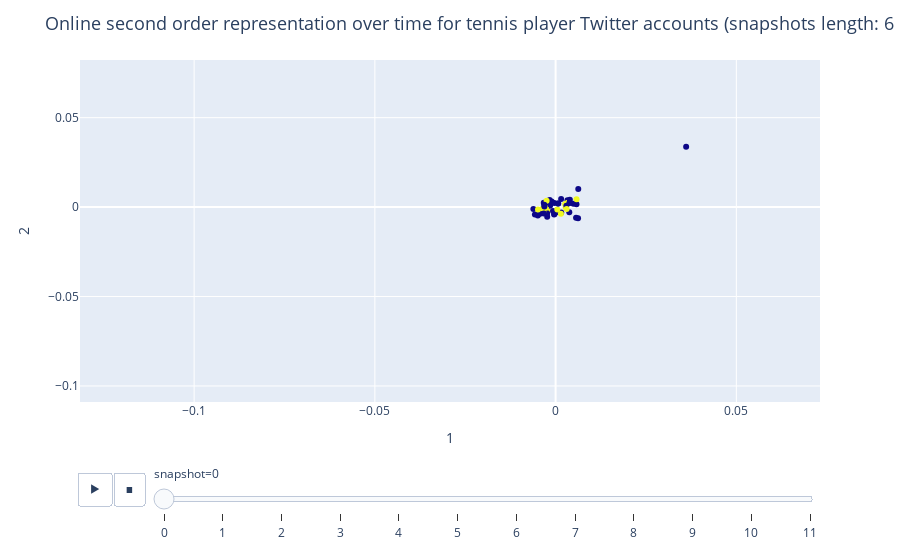

Notebook source saved alongside this figure:
### Code cell
fig_so

### Figure 1 — Plotly figure (JSON) as saved in the notebook; plotly's stock layout.template omitted (floating-point values rounded to 4 significant figures)
{"data": [{"hovertemplate": "<b>%{hovertext}</b><br><br>snapshot=0<br>1=%{x}<br>2=%{y}<br>label=%{marker.color}<extra></extra>", "hovertext": ["102652835", "104294006", "1044227084", "1110553549", "118779247", "134906432", "138358313", "139556944", "14056125", "14123683", "146613488", "1484787162", "1490817636", "1601451361", "1612711830", "162187399", "174876254", "186668655", "2223114825", "2455053222", "2498274386", "259925559", "2602158362", "275115103", "2847445620", "2913792699", "295610884", "297380894", "2997502061", "340548756", "344634424", "348332740", "351625171", "35441526", "410232624", "446304475", "459954236", "481461757", "48348735", "485511296", "506429053", "50725573", "52818366", "533202479", "57165979", "594029345", "632089798", "65187067", "726543308", "74361297", "826220690441437184", "830685463", "847389421", "850660369", "87174678", "87769890", "94166168"], "ids": [102652835, 104294006, 1044227084, 1110553549, 118779247, 134906432, 138358313, 139556944, 14056125, 14123683, 146613488, 1484787162, 1490817636, 1601451361, 1612711830, 162187399, 174876254, 186668655, 2223114825, 2455053222, 2498274386, 259925559, 2602158362, 275115103, 2847445620, 2913792699, 295610884, 297380894, 2997502061, 340548756, 344634424, 348332740, 351625171, 35441526, 410232624, 446304475, 459954236, 481461757, 48348735, 485511296, 506429053, 50725573, 52818366, 533202479, 57165979, 594029345, 632089798, 65187067, 726543308, 74361297, 826220690441437200, 830685463, 847389421, 850660369, 87174678, 87769890, 94166168], "legendgroup": "", "marker": {"color": [1, 0, 0, 0, 0, 0, 0, 0, 0, 0, 1, 0, 0, 0, 0, 0, 0, 0, 1, 0, 1, 0, 0, 0, 0, 0, 0, 0, 0, 0, 0, 1, 0, 0, 1, 0, 0, 1, 1, 0, 0, 1, 0, 1, 0, 0, 1, 0, 0, 0, 1, 0, 1, 0, 0, 0, 0], "coloraxis": "coloraxis", "symbol": "circle"}, "mode": "markers", "name": "", "orientation": "v", "showlegend": false, "type": "scatter", "x": [-0.002222, 0.003742, 0.005663, -0.002323, 0.005774, -0.002832, -0.0004073, -0.001103, -0.003355, 7.733e-05, 0.002782, -0.005723, -0.00492, -3.736e-05, 0.00328, -0.002891, 0.001561, -0.002375, 0.002628, -0.001828, 0.003319, -0.003825, 0.006273, 0.003787, -0.001557, -0.00239, 0.002982, -0.0007242, 0.003948, 0.004942, -0.00615, 0.001472, -0.0003247, 0.003812, -0.003537, -0.003272, 0.006208, 0.0004729, 0.005794, -0.001653, -0.002268, -0.00266, 0.03612, -0.003395, -0.002292, 0.001532, 0.003043, -0.003101, -0.001463, -0.004299, -0.002489, 0.0007305, -0.004868, -0.003139, -0.00326, -0.000355, 0.0006676], "xaxis": "x", "y": [-0.002229, 0.002281, -0.005978, -0.005457, 0.001593, 0.0009133, -0.004135, 0.003141, -0.002638, -0.003004, -0.0001023, -0.004115, -0.004676, -0.00277, 0.003874, 0.002318, -0.002966, -0.003412, 0.001792, 0.002643, 0.002441, -0.002537, 0.01014, -0.00291, 0.0007953, -0.003729, 0.0007246, -0.00219, 0.004149, 0.001811, -0.001101, -0.003772, -0.003905, 0.002327, -0.0007215, 0.002493, -0.006248, -0.001308, 0.004419, 0.004012, 0.001943, -0.0003639, 0.03376, -0.002594, 0.003344, 0.004475, -0.001094, 0.0003283, 0.001431, -0.003732, 0.003575, 0.002062, -0.001412, 0.001243, -0.003603, 0.002324, 0.002043], "yaxis": "y"}], "layout": {"coloraxis": {"colorbar": {"title": {"text": "label"}}, "colorscale": [[0, "#0d0887"], [0.1111, "#46039f"], [0.2222, "#7201a8"], [0.3333, "#9c179e"], [0.4444, "#bd3786"], [0.5556, "#d8576b"], [0.6667, "#ed7953"], [0.7778, "#fb9f3a"], [0.8889, "#fdca26"], [1, "#f0f921"]], "showscale": false}, "legend": {"tracegroupgap": 0}, "margin": {"t": 60}, "showlegend": false, "sliders": [{"active": 0, "currentvalue": {"prefix": "snapshot="}, "len": 0.9, "pad": {"b": 10, "t": 60}, "steps": [{"args": [["0"], {"frame": {"duration": 0, "redraw": false}, "fromcurrent": true, "mode": "immediate", "transition": {"duration": 0, "easing": "linear"}}], "label": "0", "method": "animate"}, {"args": [["1"], {"frame": {"duration": 0, "redraw": false}, "fromcurrent": true, "mode": "immediate", "transition": {"duration": 0, "easing": "linear"}}], "label": "1", "method": "animate"}, {"args": [["2"], {"frame": {"duration": 0, "redraw": false}, "fromcurrent": true, "mode": "immediate", "transition": {"duration": 0, "easing": "linear"}}], "label": "2", "method": "animate"}, {"args": [["3"], {"frame": {"duration": 0, "redraw": false}, "fromcurrent": true, "mode": "immediate", "transition": {"duration": 0, "easing": "linear"}}], "label": "3", "method": "animate"}, {"args": [["4"], {"frame": {"duration": 0, "redraw": false}, "fromcurrent": true, "mode": "immediate", "transition": {"duration": 0, "easing": "linear"}}], "label": "4", "method": "animate"}, {"args": [["5"], {"frame": {"duration": 0, "redraw": false}, "fromcurrent": true, "mode": "immediate", "transition": {"duration": 0, "easing": "linear"}}], "label": "5", "method": "animate"}, {"args": [["6"], {"frame": {"duration": 0, "redraw": false}, "fromcurrent": true, "mode": "immediate", "transition": {"duration": 0, "easing": "linear"}}], "label": "6", "method": "animate"}, {"args": [["7"], {"frame": {"duration": 0, "redraw": false}, "fromcurrent": true, "mode": "immediate", "transition": {"duration": 0, "easing": "linear"}}], "label": "7", "method": "animate"}, {"args": [["8"], {"frame": {"duration": 0, "redraw": false}, "fromcurrent": true, "mode": "immediate", "transition": {"duration": 0, "easing": "linear"}}], "label": "8", "method": "animate"}, {"args": [["9"], {"frame": {"duration": 0, "redraw": false}, "fromcurrent": true, "mode": "immediate", "transition": {"duration": 0, "easing": "linear"}}], "label": "9", "method": "animate"}, {"args": [["10"], {"frame": {"duration": 0, "redraw": false}, "fromcurrent": true, "mode": "immediate", "transition": {"duration": 0, "easing": "linear"}}], "label": "10", "method": "animate"}, {"args": [["11"], {"frame": {"duration": 0, "redraw": false}, "fromcurrent": true, "mode": "immediate", "transition": {"duration": 0, "easing": "linear"}}], "label": "11", "method": "animate"}], "x": 0.1, "xanchor": "left", "y": 0, "yanchor": "top"}], "title": {"font": {"size": 18}, "text": "Online second order representation over time for tennis player Twitter accounts (snapshots length: 6 hours)"}, "updatemenus": [{"buttons": [{"args": [null, {"frame": {"duration": 1000, "redraw": false}, "fromcurrent": true, "mode": "immediate", "transition": {"duration": 500, "easing": "linear"}}], "label": "&#9654;", "method": "animate"}, {"args": [[null], {"frame": {"duration": 0, "redraw": false}, "fromcurrent": true, "mode": "immediate", "transition": {"duration": 0, "easing": "linear"}}], "label": "&#9724;", "method": "animate"}], "direction": "left", "pad": {"r": 10, "t": 70}, "showactive": false, "type": "buttons", "x": 0.1, "xanchor": "right", "y": 0, "yanchor": "top"}], "xaxis": {"anchor": "y", "domain": [0, 1], "range": [-0.1316, 0.07315], "title": {"text": "1"}}, "yaxis": {"anchor": "x", "domain": [0, 1], "range": [-0.109, 0.08224], "title": {"text": "2"}}}}
